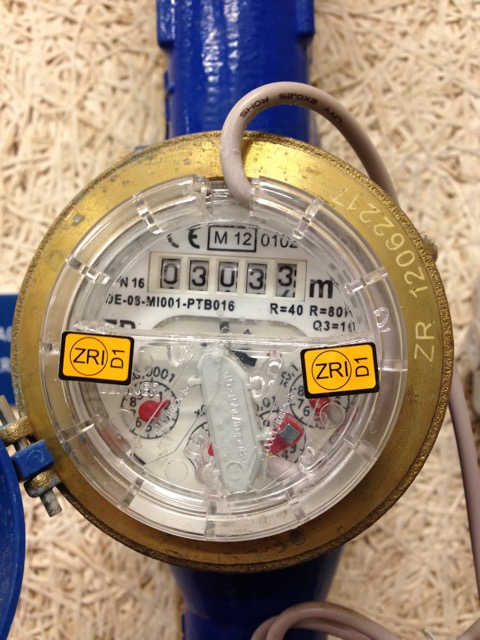
%> input picture cpt_eau.jpeg, 480 x 640 px
$ octave reco.m   (GNU Octave 9; MATLAB toolbox functions it lacks are replaced by stand-ins)
%> lines starting %> are read from the running program, lines starting %| are printed output that depends on the picture
### det_homographie.m
function [ H ] = det_homographie( xd, yd, xd2, yd2 )


%valeurs des 4 coins a traiter dans l'image de d閜art
x0=xd(1); y0=yd(1);
x1=xd(2); y1=yd(2);
x2=xd(3); y2=yd(3);
x3=xd(4); y3=yd(4);


%creation de la mat H
x_0=xd2(1);   y_0=yd2(1);
x_1=xd2(2);   y_1=yd2(2);
x_2=xd2(3);   y_2=yd2(3);
x_3=xd2(4);   y_3=yd2(4);


A=[x0 y0 1 0 0 0 -x0*x_0 -y0*x_0;
   x1 y1 1 0 0 0 -x1*x_1 -y1*x_1;
   x2 y2 1 0 0 0 -x2*x_2 -y2*x_2;
   x3 y3 1 0 0 0 -x3*x_3 -y3*x_3;
   0 0 0 x0 y0 1 -x0*y_0 -y0*y_0;
   0 0 0 x1 y1 1 -x1*y_1 -y1*y_1;
   0 0 0 x2 y2 1 -x2*y_2 -y2*y_2;
   0 0 0 x3 y3 1 -x3*y_3 -y3*y_3];

B=[x_0;x_1;x_2;x_3;y_0;y_1;y_2;y_3];

X=inv(A)*B;


H = [X(1) X(2) X(3);
     X(4) X(5) X(6);
     X(7) X(8) 1];


end

### app_homographie.m
function [ imH ] = app_homographie(str, img, H, vecteur_x, vecteur_y)

%initialisation
    largeur_img_depart = size(img,2);
    hauteur_img_depart = size(img,1);

    largeur_img_finale = vecteur_x(2)-vecteur_x(1)+1;
    hauteur_img_finale = vecteur_y(2)-vecteur_y(1)+1;

    imH = uint8(zeros(hauteur_img_finale,largeur_img_finale,3));

    offset = largeur_img_depart*hauteur_img_depart;
    offset2 = largeur_img_finale*hauteur_img_finale;

    [X , Y] = meshgrid(vecteur_x(1):vecteur_x(2),vecteur_y(1):vecteur_y(2));
    X = X(:);
    Y = Y(:);

    coor1 = [X';Y';ones(1,length(X'))];
    coor2 = H\coor1; %= inv(H)*coor1


if(strcmp(str,'bilineaire'))


    %application de l'homographie H a l'image

            px = coor2(1,:)./coor2(3,:); fx = floor(px);
            %px : coor de x reelle / fx : coor I0,0 = part ent de px.
            py = coor2(2,:)./coor2(3,:); fy = floor(py);
            dx = px-fx;
            dy = py-fy;

            pos2 = find(px>0 & px<largeur_img_depart & py>0 & py<hauteur_img_depart);
            pos = pos2;

            %composante R
            imH(pos) = double(img(fy(pos2)+(fx(pos2)-1)*hauteur_img_depart)).*(1-dx(pos2)).*(1-dy(pos2))+...
                         double(img(fy(pos2)+1+(fx(pos2)-1)*hauteur_img_depart)).*dy(pos2).*(1-dx(pos2))+...
                         double(img(fy(pos2)+fx(pos2)*hauteur_img_depart)).*(1-dy(pos2)).*dx(pos2)+...
                         double(img(fy(pos2)+1+fx(pos2)*hauteur_img_depart)).*dy(pos2).*dx(pos2);

            pos = pos+offset2;

            %Composante G
            imH(pos) = double(img(fy(pos2)+(fx(pos2)-1)*hauteur_img_depart+offset)).*(1-dx(pos2)).*(1-dy(pos2))+...
                         double(img(fy(pos2)+1+(fx(pos2)-1)*hauteur_img_depart+offset)).*dy(pos2).*(1-dx(pos2))+...
                         double(img(fy(pos2)+fx(pos2)*hauteur_img_depart+offset)).*(1-dy(pos2)).*dx(pos2)+...
                         double(img(fy(pos2)+1+fx(pos2)*hauteur_img_depart+offset)).*dy(pos2).*dx(pos2);

            pos = pos+offset2;

            %Composante B
            imH(pos) = double(img(fy(pos2)+(fx(pos2)-1)*hauteur_img_depart+2*offset)).*(1-dx(pos2)).*(1-dy(pos2))+...
                         double(img(fy(pos2)+1+(fx(pos2)-1)*hauteur_img_depart+2*offset)).*dy(pos2).*(1-dx(pos2))+...
                         double(img(fy(pos2)+fx(pos2)*hauteur_img_depart+2*offset)).*(1-dy(pos2)).*dx(pos2)+...
                         double(img(fy(pos2)+1+fx(pos2)*hauteur_img_depart+2*offset)).*dy(pos2).*dx(pos2);


% [7 lines of commented-out code are left out]


elseif(strcmp(str,'lineaire'))

    %application de l'homographie H a l'image

    px = round(coor2(1,:)./coor2(3,:));
    py = round(coor2(2,:)./coor2(3,:));

    pos2 = find(px>0 & px<=largeur_img_depart & py>0 & py<=hauteur_img_depart);
    pos = py(pos2) + (px(pos2)-1)*hauteur_img_depart;

    imH(pos2) = img(pos);
    imH(pos2+offset2) = img(pos+offset);
    imH(pos2+2*offset2) = img(pos+2*offset);

else

    disp('invalide param lineaire ou bilineaire');

end


end


%%
% [23 lines of commented-out code are left out]

### reco.m
clear all;
close all;
clc;

%% chargement image

url_img = 'cpt_eau.jpeg';
[im,map] = imread(url_img);
%> im is the input picture: size 640x480x3 uint8; mean R, G, B 161.2, 141.2, 120.4
%> map = []
figure;image(im);colormap(map);
%> (this line was passed over: colormap is not available in this run)

%% coor des 4 coins du cadre contenant les chiffres  :
%det a la main :
% figure, imshow(im);
% [xd yd] = ginput(4);

%valeurs th閛riques
 xd(1)=152; yd(1)=254;
 xd(2)=306; yd(2)=262;
 xd(3)=150;   yd(3)=291;
 xd(4)=304; yd(4)=300;


%% coor des 4 coins du cadre contenant UN chiffre  :
%det a la main :
% figure, imshow(im);
% [xd2 yd2] = ginput(4);

%valeurs th閛riques
 xd2(1)=47; yd2(1)=65;
 xd2(2)=126; yd2(2)=53;
 xd2(3)=47; yd2(3)=441;
 xd2(4)=123; yd2(4)=426;


%% creation mat H pour homographie

%H1 :
%creation des points d'arrivee :
x_cible = [1 size(im,1) 1 size(im,1)];
%> x_cible = [1 640 1 640]
y_cible = [1 1 size(im,2) size(im,2)];
%> y_cible = [1 1 480 480]
H1 = det_homographie( xd, yd, x_cible, y_cible);


%H2:
%application de la premiere H pour creer l'image intermediaire :
im_int = app_homographie('bilineaire',im, H1, [1 size(im,1)], [1 size(im,2)]);
%> in app_homographie, `imH(pos) = double(img(fy(pos2)+(fx(pos2)-1)*hauteur_img_depart+2*offse..`:
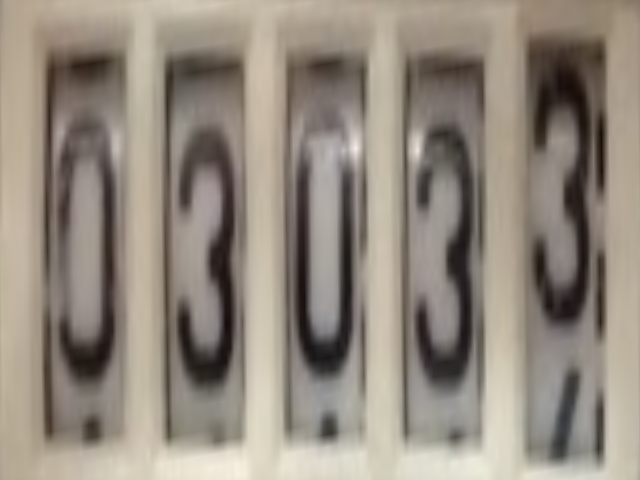
%> imH: size 480x640x3 uint8; mean R, G, B 147.4, 138.2, 126.7
figure, imshow(im_int);


%creation des coor des point d'arrivee :
x_cible = [1 40 1 40];
y_cible = [1 1 100 100];
H2 = det_homographie( xd2, yd2, x_cible, y_cible);

tic

im_int2 = app_homographie('bilineaire', im_int, H2, [x_cible(1) x_cible(2)], [y_cible(1) y_cible(3)]);
toc
%figure, imshow(im_int2);

%H :
H = H2*H1;

%% application de l'hom


dy = fix((y_cible(3)+1-y_cible(1))/7);
img_finale = app_homographie('bilineaire', im, H, [x_cible(1) x_cible(2)], [y_cible(1)-dy y_cible(3)+dy]);

%figure, imshow(img_finale);


%% calcul des sommes d'intensite par colonne

%sum_col = sum_col(img_finale);
%figure;plot([1:size(img_finale,2)], sum_col);

%% isolation des chiffres

% [7 lines of commented-out code are left out]
chiffre1 = img_finale;
%figure, imshow(chiffre1);


%size(chiffre1,2)
%% det du 2eme chiffre

% figure, imshow(im_int);
% [xd2 yd2] = ginput(4);

%valeurs th閛riques
 xd2(1)=168; yd2(1)=66;
 xd2(2)=243; yd2(2)=52;
 xd2(3)=168; yd2(3)=440;
 xd2(4)=243; yd2(4)=424;


 %creation des coor des point d'arrivee :

H2 = det_homographie( xd2, yd2, x_cible, y_cible);

tic

im_int2 = app_homographie('bilineaire', im_int, H2, [1 80], [1 400]);
toc
%figure, imshow(im_int2);

%H :
H = H2*H1;

dy = fix((y_cible(3)+1-y_cible(1))/7);
img_finale = app_homographie('bilineaire', im, H, [x_cible(1) x_cible(2)], [y_cible(1)-dy y_cible(3)+dy]);

chiffre2 = img_finale;
%figure, imshow(chiffre2);


%% det du 3eme chiffre

% figure, imshow(im_int);
% [xd2 yd2] = ginput(4);

%valeurs th閛riques
 xd2(1)=287; yd2(1)=70;
 xd2(2)=365; yd2(2)=55;
 xd2(3)=287; yd2(3)=445;
 xd2(4)=365; yd2(4)=430;


 %creation des coor des point d'arrivee :

H2 = det_homographie( xd2, yd2, x_cible, y_cible);

tic

im_int2 = app_homographie('bilineaire', im_int, H2, [1 80], [1 400]);
toc
%figure, imshow(im_int2);

%H :
H = H2*H1;

dy = fix((y_cible(3)+1-y_cible(1))/7);
img_finale = app_homographie('bilineaire', im, H, [x_cible(1) x_cible(2)], [y_cible(1)-dy y_cible(3)+dy]);

chiffre3 = img_finale;
%figure, imshow(chiffre3);


%% det chiffre 4

% figure, imshow(im_int);
% [xd2 yd2] = ginput(4);

%valeurs th閛riques
 xd2(1)=407; yd2(1)=74;
 xd2(2)=481; yd2(2)=64;
 xd2(3)=407; yd2(3)=444;
 xd2(4)=481; yd2(4)=434;


 %creation des coor des point d'arrivee :

H2 = det_homographie( xd2, yd2, x_cible, y_cible);

tic

im_int2 = app_homographie('bilineaire', im_int, H2, [1 80], [1 400]);
toc
%figure, imshow(im_int2);

%H :
H = H2*H1;

dy = fix((y_cible(3)+1-y_cible(1))/7);
img_finale = app_homographie('bilineaire', im, H, [x_cible(1) x_cible(2)], [y_cible(1)-dy y_cible(3)+dy]);

chiffre4 = img_finale;
%figure, imshow(chiffre4);


%% det chiffre 5

% figure, imshow(im_int);
% [xd2 yd2] = ginput(4);

%valeurs th閛riques
 xd2(1)= 528; yd2(1)= 47;
 xd2(2)= 606; yd2(2)= 40;
 xd2(3)= 530; yd2(3)= 463;
 xd2(4)= 604; yd2(4)= 456;


 %creation des coor des point d'arrivee :

H2 = det_homographie( xd2, yd2, x_cible, y_cible);

tic

im_int2 = app_homographie('bilineaire', im_int, H2, [1 80], [1 400]);
%> in app_homographie (call 10), `imH(pos) = double(img(fy(pos2)+(fx(pos2)-1)*hauteur_img_depart+2*offse..`:
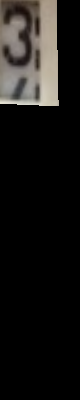
%> imH: size 400x80x3 uint8; mean R, G, B 24.8, 23.1, 21.3
toc
%figure, imshow(im_int2);

%H :
H = H2*H1;

dy = fix((y_cible(3)+1-y_cible(1))/7);
img_finale = app_homographie('bilineaire', im, H, [x_cible(1) x_cible(2)], [y_cible(1)-dy y_cible(3)+dy]);
%> in app_homographie (call 11), `imH(pos) = double(img(fy(pos2)+(fx(pos2)-1)*hauteur_img_depart+offset)..`:
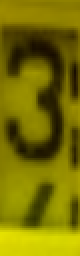
%> imH: size 128x40x3 uint8 (shown 2 times larger); mean R, G, B 119.7, 111.7, 0
%> in app_homographie (call 11), `imH(pos) = double(img(fy(pos2)+(fx(pos2)-1)*hauteur_img_depart+2*offse..`:
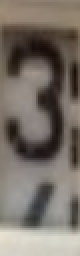
%> imH: size 128x40x3 uint8 (shown 2 times larger); mean R, G, B 119.7, 111.7, 103.7

chiffre5 = img_finale;
%figure, imshow(chiffre5);

%% affichage des chiffres :

figure;
subplot(151),imshow(chiffre1);
subplot(152),imshow(chiffre2);
subplot(153),imshow(chiffre3);
subplot(154),imshow(chiffre4);
subplot(155),imshow(chiffre5);


%% decalage du "carre cible"
figure,hold on;
tic
for i=1:2*dy

    chiffre = chiffre1(i:size(chiffre1,1)-2*dy+i,:,:);
    subplot(151),imshow(chiffre);

    chiffre = chiffre2(i:size(chiffre1,1)-2*dy+i,:,:);
    subplot(152),imshow(chiffre);

    chiffre = chiffre3(i:size(chiffre1,1)-2*dy+i,:,:);
    subplot(153),imshow(chiffre);

    chiffre = chiffre4(i:size(chiffre1,1)-2*dy+i,:,:);
    subplot(154),imshow(chiffre);

    chiffre = chiffre5(i:size(chiffre1,1)-2*dy+i,:,:);
    subplot(155),imshow(chiffre);

    drawnow


end
%> this loop made 28 passes
%> pass 1, `chiffre = chiffre3(i:size(chiffre1,1)-2*dy+i,:,:);`:
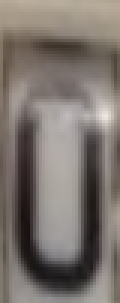
%> chiffre: size 101x40x3 uint8 (shown 3 times larger); mean R, G, B 123.5, 115.7, 110
%> pass 1, `chiffre = chiffre4(i:size(chiffre1,1)-2*dy+i,:,:);`:
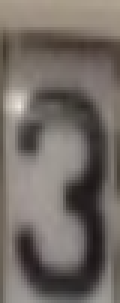
%> chiffre: size 101x40x3 uint8 (shown 3 times larger); mean R, G, B 114.2, 106.6, 100.9
%> after the loop:
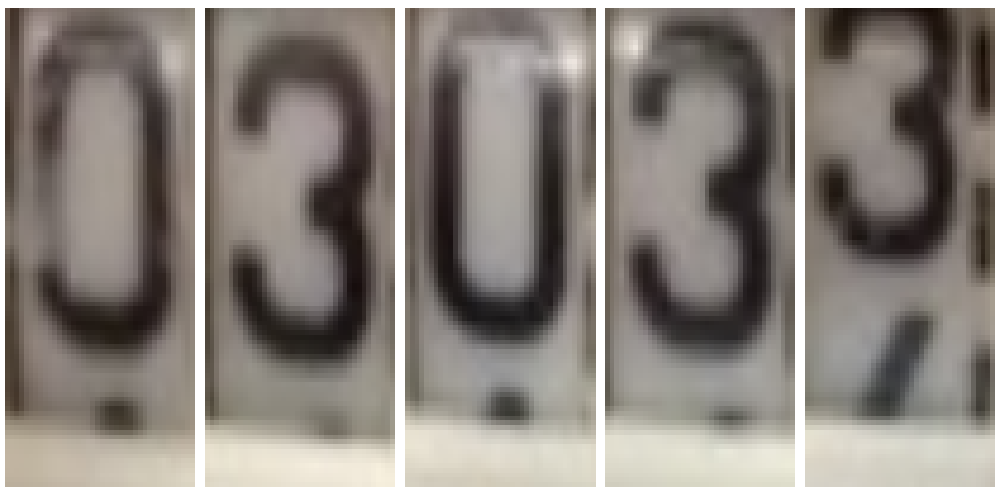
%> figure redrawn from the program's plot data, 5 panels
toc

hold off;


%%

% [17 lines of commented-out code are left out]


%% pour plus tard

% [25 lines of commented-out code are left out]
